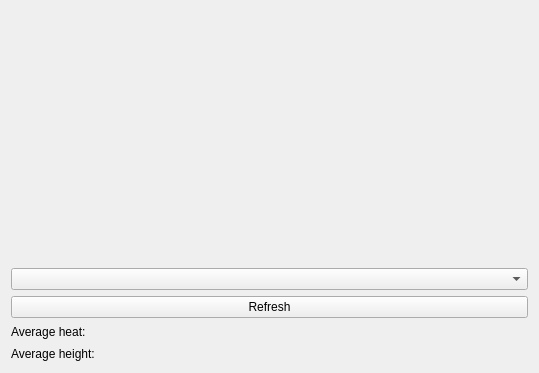
<?xml version="1.0" encoding="UTF-8"?>
<ui version="4.0">
 <class>Worldview</class>
 <widget class="QWidget" name="Worldview">
  <property name="geometry">
   <rect>
    <x>0</x>
    <y>0</y>
    <width>539</width>
    <height>373</height>
   </rect>
  </property>
  <property name="maximumSize">
   <size>
    <width>539</width>
    <height>373</height>
   </size>
  </property>
  <property name="windowTitle">
   <string>World View</string>
  </property>
  <layout class="QVBoxLayout" name="verticalLayout">
   <item>
    <widget class="QLabel" name="l_view">
     <property name="minimumSize">
      <size>
       <width>360</width>
       <height>180</height>
      </size>
     </property>
     <property name="text">
      <string/>
     </property>
     <property name="scaledContents">
      <bool>true</bool>
     </property>
    </widget>
   </item>
   <item>
    <widget class="QComboBox" name="c_mode">
     <property name="currentIndex">
      <number>-1</number>
     </property>
     <property name="placeholderText">
      <string>View Mode</string>
     </property>
    </widget>
   </item>
   <item>
    <widget class="QPushButton" name="b_refresh">
     <property name="text">
      <string>Refresh</string>
     </property>
    </widget>
   </item>
   <item>
    <widget class="QLabel" name="l_avgheat">
     <property name="maximumSize">
      <size>
       <width>16777215</width>
       <height>16</height>
      </size>
     </property>
     <property name="text">
      <string>Average heat:</string>
     </property>
    </widget>
   </item>
   <item>
    <widget class="QLabel" name="l_avgheight">
     <property name="maximumSize">
      <size>
       <width>16777215</width>
       <height>16</height>
      </size>
     </property>
     <property name="text">
      <string>Average height:</string>
     </property>
    </widget>
   </item>
  </layout>
 </widget>
 <resources/>
 <connections/>
</ui>
